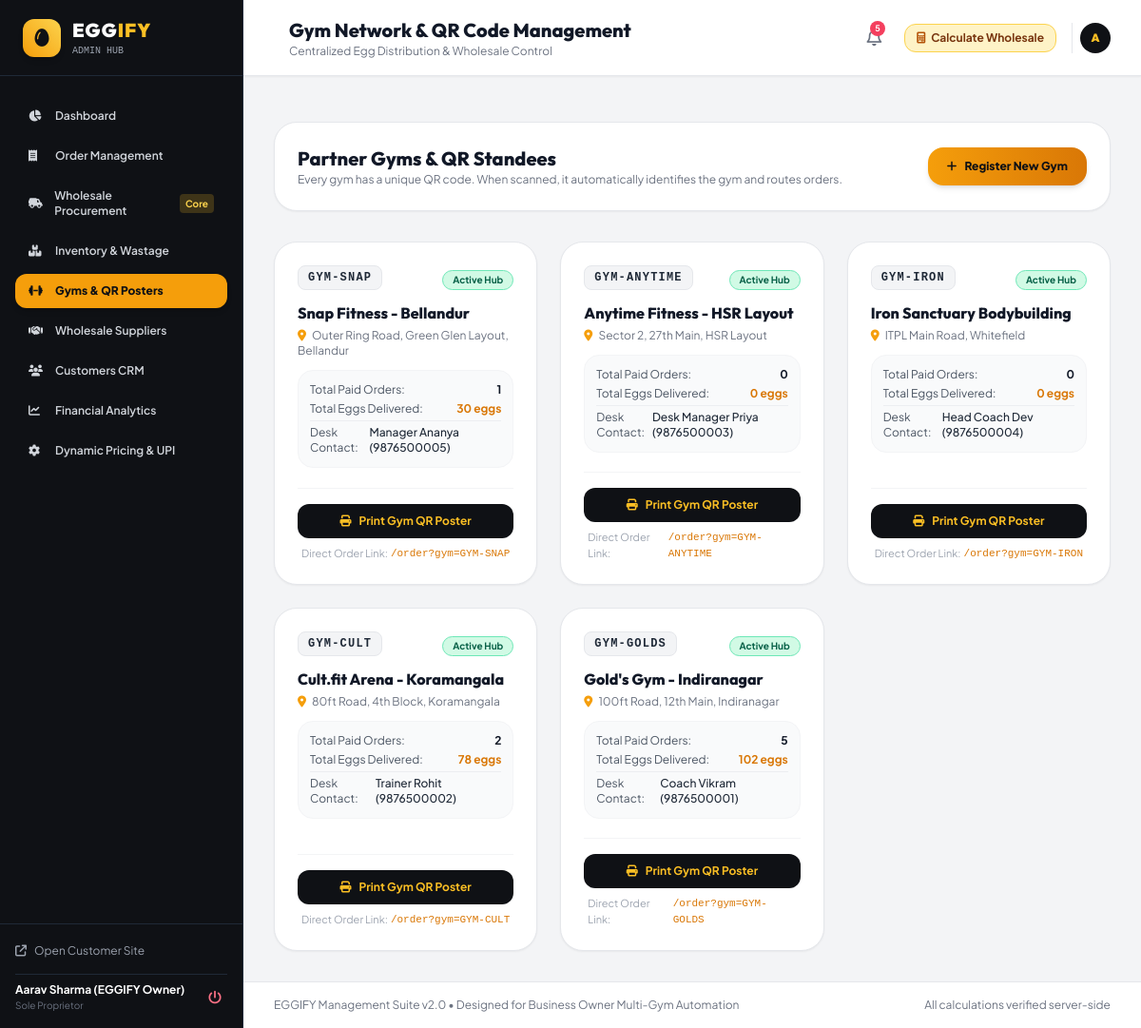
Page /admin/gyms (signed in) on the committed database.
### models.py (models this page shows, shortened)
class Gym(db.Model):
    __tablename__ = 'gyms'
    id = db.Column(db.Integer, primary_key=True)
    gym_code = db.Column(db.String(32), unique=True, nullable=False, index=True) # e.g. GYM001, GOLDS-BLR
    name = db.Column(db.String(150), nullable=False)
    address = db.Column(db.String(255), nullable=False)
    city = db.Column(db.String(100), default='Bangalore')
    contact_person = db.Column(db.String(120), nullable=True)
    phone = db.Column(db.String(20), nullable=True)
    is_active = db.Column(db.Boolean, default=True)
    qr_filename = db.Column(db.String(255), nullable=True)
    notes = db.Column(db.Text, nullable=True)
    created_at = db.Column(db.DateTime, default=utcnow)
    orders = db.relationship('Order', backref='gym', lazy='dynamic')
    @property
    def total_orders_count(self):
        return self.orders.filter_by(payment_status='PAID').count()
    @property
    def total_eggs_delivered(self):
        paid_orders = self.orders.filter_by(payment_status='PAID').all()
        return sum(order.egg_quantity for order in paid_orders)

class Order(db.Model):
    __tablename__ = 'orders'
    id = db.Column(db.Integer, primary_key=True)
    order_code = db.Column(db.String(40), unique=True, nullable=False, index=True) # e.g. EGG-202611-1001
    customer_id = db.Column(db.Integer, db.ForeignKey('customers.id'), nullable=True)
    customer_name = db.Column(db.String(120), nullable=False)
    customer_phone = db.Column(db.String(20), nullable=False, index=True)
    customer_email = db.Column(db.String(120), nullable=True)
    gym_id = db.Column(db.Integer, db.ForeignKey('gyms.id'), nullable=True)
    delivery_type = db.Column(db.String(32), default='gym_pickup') # 'gym_pickup' or 'home_delivery'
    delivery_address = db.Column(db.Text, nullable=True)
    delivery_distance_km = db.Column(db.Float, default=0.0)
    egg_quantity = db.Column(db.Integer, nullable=False)
    package_type = db.Column(db.String(32), default='custom') # 6, 12, 18, 30, 60, custom
    price_per_egg = db.Column(db.Float, nullable=False)
    eggs_subtotal = db.Column(db.Float, nullable=False)
    delivery_charge = db.Column(db.Float, default=0.0)
    total_amount = db.Column(db.Float, nullable=False)
    preferred_date = db.Column(db.Date, nullable=False)
    preferred_time_slot = db.Column(db.String(50), default='Morning (6 AM - 9 AM)')
    payment_method = db.Column(db.String(32), default='UPI') # UPI, GPAY, PHONEPE, CARD
    payment_status = db.Column(db.String(32), default='PENDING', index=True) # PENDING, PAID, FAILED, REFUNDED
    transaction_id = db.Column(db.String(100), nullable=True) # UPI UTR / Gateway Ref
    payment_verified_at = db.Column(db.DateTime, nullable=True)
    order_status = db.Column(db.String(40), default='ORDER_RECEIVED', index=True)
    batch_id = db.Column(db.Integer, db.ForeignKey('purchase_batches.id'), nullable=True)
    customer_notes = db.Column(db.Text, nullable=True)
    admin_notes = db.Column(db.Text, nullable=True)
    created_at = db.Column(db.DateTime, default=utcnow)
    updated_at = db.Column(db.DateTime, default=utcnow, onupdate=utcnow)

### routes/admin.py (the view)
@admin_bp.route('/gyms')
@admin_required
def gyms():
    gyms_list = Gym.query.order_by(Gym.created_at.desc()).all()
    return render_template('admin/gyms.html', gyms=gyms_list)

### routes/admin.py (called while the page is built)
def admin_required(f):
    @wraps(f)
    def decorated_function(*args, **kwargs):
        if not session.get('admin_id'):
            flash("Please log in to access the admin dashboard.", "warning")
            return redirect(url_for('admin.login', next=request.url))
        return f(*args, **kwargs)
    return decorated_function

### templates/admin/gyms.html (shortened to what this page needs)
{% extends 'admin/layout.html' %}
{% block page_title %}Gym Network & QR Code Management{% endblock %}
{% block content %}
<div class="space-y-8">
    <div class="bg-white p-6 rounded-3xl border border-gray-200 shadow-sm flex flex-col sm:flex-row items-center justify-between gap-4">
        <div>
            <h2 class="text-xl font-extrabold font-outfit text-gray-900">Partner Gyms & QR Standees</h2>
            <p class="text-xs text-gray-500">Every gym has a unique QR code. When scanned, it automatically identifies the gym and routes orders.</p>
        </div>
        <button onclick="openModal('addGymModal')" class="bg-gradient-to-r from-amber-500 to-amber-600 hover:from-amber-400 hover:to-amber-500 text-egg-dark font-extrabold text-xs px-5 py-3 rounded-2xl shadow-md transition whitespace-nowrap">
            <i class="fa-solid fa-plus mr-1.5"></i> Register New Gym
        </button>
    </div>
    <div class="grid grid-cols-1 md:grid-cols-2 lg:grid-cols-3 gap-6">
        {% for g in gyms %}
        <div class="bg-white rounded-3xl border border-gray-200 shadow-sm p-6 flex flex-col justify-between space-y-5 hover:border-amber-400 transition">
            <div class="space-y-3">
                <div class="flex items-center justify-between">
                    <span class="text-xs font-mono font-bold px-2.5 py-1 rounded-lg bg-gray-100 text-gray-800 uppercase tracking-widest border border-gray-200">
                        {{ g.gym_code }}
                    </span>
                    <form action="{{ url_for('admin.toggle_gym', gym_id=g.id) }}" method="POST" class="inline">
                        <button type="submit" class="px-2.5 py-0.5 rounded-full text-[10px] font-bold transition {% if g.is_active %}bg-emerald-100 text-emerald-800 border border-emerald-300 hover:bg-rose-100 hover:text-rose-800{% else %}bg-gray-100 text-gray-500 border border-gray-300 hover:bg-emerald-100 hover:text-emerald-800{% endif %}">
                            {{ 'Active Hub' if g.is_active else 'Deactivated' }}
                        </button>
                    </form>
                </div>
                <div>
                    <h3 class="text-base font-extrabold font-outfit text-gray-900">{{ g.name }}</h3>
                    <p class="text-xs text-gray-500 mt-1"><i class="fa-solid fa-location-dot text-amber-500 mr-1"></i> {{ g.address }}</p>
                </div>
                <div class="bg-gray-50 p-3 rounded-2xl border border-gray-100 text-xs space-y-1">
                    <div class="flex justify-between text-gray-600">
                        <span>Total Paid Orders:</span>
                        <strong class="text-gray-900">{{ g.total_orders_count }}</strong>
                    </div>
                    <div class="flex justify-between text-gray-600">
                        <span>Total Eggs Delivered:</span>
                        <strong class="text-amber-600 font-bold">{{ g.total_eggs_delivered }} eggs</strong>
                    </div>
                    {% if g.contact_person %}
                    <div class="flex justify-between text-gray-600 pt-1 border-t border-gray-200/60">
                        <span>Desk Contact:</span>
                        <span class="text-gray-800 font-medium">{{ g.contact_person }} ({{ g.phone or 'N/A' }})</span>
                    </div>
                    {% endif %}
                </div>
            </div>
            <div class="pt-4 border-t border-gray-100 space-y-2">
                <a href="{{ url_for('admin.gym_poster', gym_id=g.id) }}" target="_blank" class="w-full py-2.5 bg-egg-dark hover:bg-gray-800 text-amber-400 font-bold rounded-xl text-xs transition flex items-center justify-center space-x-2">
                    <i class="fa-solid fa-print"></i>
                    <span>Print Gym QR Poster</span>
                </a>
                <div class="flex items-center justify-between text-[11px] text-gray-400 px-1">
                    <span>Direct Order Link:</span>
                    <a href="{{ url_for('customer.order_page', gym=g.gym_code) }}" target="_blank" class="text-amber-600 hover:underline font-mono">
                        /order?gym={{ g.gym_code }}
                    </a>
                </div>
            </div>
        </div>
        {% endfor %}
    </div>
</div>
{% endblock %}

### static/css/custom.css (style rules this page uses)
:root { --egg-gold: #F59E0B; --egg-yellow: #FBBF24; --egg-dark: #0F1115; --egg-dark-card: #181B24; --egg-cream: #FFFDF7; }
body { font-family: 'Plus Jakarta Sans', -apple-system, BlinkMacSystemFont, "Segoe UI", Roboto, sans-serif; -webkit-font-smoothing: antialiased; }
.font-outfit { font-family: 'Outfit', sans-serif; }

### rows in the picture
Gym: gym_code "GYM-SNAP", is_active "Active Hub", name "Snap Fitness - Bellandur", address "Outer Ring Road, Green Glen Layout, Bellandur", total_orders_count "1", total_eggs_delivered "30", contact_person "Manager Ananya", phone "9876500005"
Gym: gym_code "GYM-ANYTIME", is_active "Active Hub", name "Anytime Fitness - HSR Layout", address "Sector 2, 27th Main, HSR Layout", total_orders_count "0", total_eggs_delivered "0", contact_person "Desk Manager Priya", phone "9876500003"
Gym: gym_code "GYM-IRON", is_active "Active Hub", name "Iron Sanctuary Bodybuilding", address "ITPL Main Road, Whitefield", total_orders_count "0", total_eggs_delivered "0", contact_person "Head Coach Dev", phone "9876500004"
Gym: gym_code "GYM-CULT", is_active "Active Hub", name "Cult.fit Arena - Koramangala", address "80ft Road, 4th Block, Koramangala", total_orders_count "2", total_eggs_delivered "78", contact_person "Trainer Rohit", phone "9876500002"
Gym: gym_code "GYM-GOLDS", is_active "Active Hub", name "Gold's Gym - Indiranagar", address "100ft Road, 12th Main, Indiranagar", total_orders_count "5", total_eggs_delivered "102", contact_person "Coach Vikram", phone "9876500001"

### other values in the picture
{{ session.get('admin_name', 'Business Owner') }} "Aarav Sharma (EGGIFY Owner)"
{{ unread_notifications_count }} "5"
{{ session.get('admin_name', 'A')[0] }} "A"
